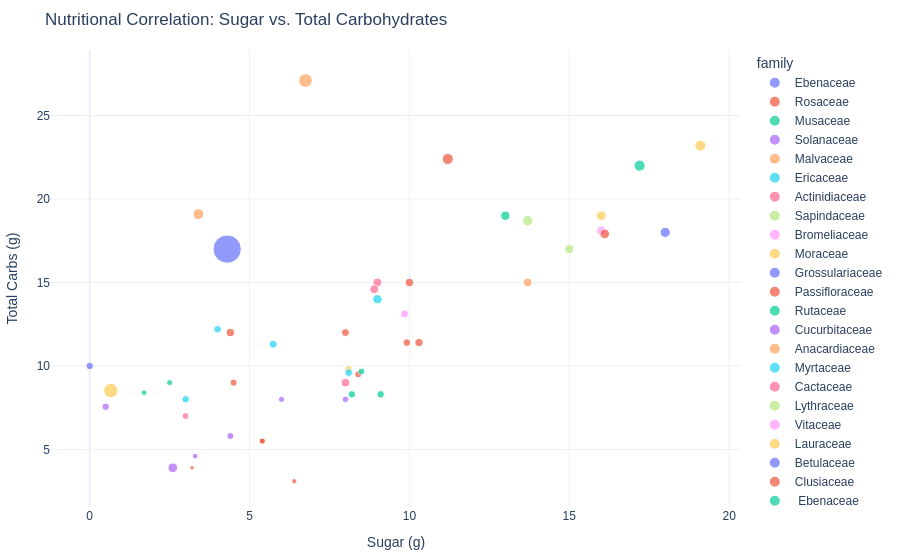

Notebook code for this chart:
### Code cell


### Figure 1 — Plotly figure (JSON) as saved in the notebook; plotly's stock layout.template omitted (floating-point values rounded to 4 significant figures)
{"data": [{"hovertemplate": "<b>%{hovertext}</b><br><br>family=Ebenaceae<br>Sugar (g)=%{x}<br>Total Carbs (g)=%{y}<br>calories=%{marker.size}<extra></extra>", "hovertext": ["Persimmon"], "legendgroup": "Ebenaceae", "marker": {"color": "#636efa", "size": [81], "sizemode": "area", "sizeref": 1.57, "symbol": "circle"}, "mode": "markers", "name": "Ebenaceae", "orientation": "v", "showlegend": true, "type": "scatter", "x": [18], "xaxis": "x", "y": [18], "yaxis": "y"}, {"hovertemplate": "<b>%{hovertext}</b><br><br>family=Rosaceae<br>Sugar (g)=%{x}<br>Total Carbs (g)=%{y}<br>calories=%{marker.size}<extra></extra>", "hovertext": ["Strawberry", "Pear", "Blackberry", "Plum", "GreenApple", "Raspberry", "Blueberry", "Apple", "Apricot", "Cherry", "Peach"], "legendgroup": "Rosaceae", "marker": {"color": "#EF553B", "size": [29, 57, 40, 46, 21, 53, 29, 52, 15, 50, 39], "sizemode": "area", "sizeref": 1.57, "symbol": "circle"}, "mode": "markers", "name": "Rosaceae", "orientation": "v", "showlegend": true, "type": "scatter", "x": [5.4, 10, 4.5, 9.92, 6.4, 4.4, 5.4, 10.3, 3.2, 8, 8.4], "xaxis": "x", "y": [5.5, 15, 9, 11.4, 3.1, 12, 5.5, 11.4, 3.9, 12, 9.5], "yaxis": "y"}, {"hovertemplate": "<b>%{hovertext}</b><br><br>family=Musaceae<br>Sugar (g)=%{x}<br>Total Carbs (g)=%{y}<br>calories=%{marker.size}<extra></extra>", "hovertext": ["Banana"], "legendgroup": "Musaceae", "marker": {"color": "#00cc96", "size": [96], "sizemode": "area", "sizeref": 1.57, "symbol": "circle"}, "mode": "markers", "name": "Musaceae", "orientation": "v", "showlegend": true, "type": "scatter", "x": [17.2], "xaxis": "x", "y": [22], "yaxis": "y"}, {"hovertemplate": "<b>%{hovertext}</b><br><br>family=Solanaceae<br>Sugar (g)=%{x}<br>Total Carbs (g)=%{y}<br>calories=%{marker.size}<extra></extra>", "hovertext": ["Tomato"], "legendgroup": "Solanaceae", "marker": {"color": "#ab63fa", "size": [74], "sizemode": "area", "sizeref": 1.57, "symbol": "circle"}, "mode": "markers", "name": "Solanaceae", "orientation": "v", "showlegend": true, "type": "scatter", "x": [2.6], "xaxis": "x", "y": [3.9], "yaxis": "y"}, {"hovertemplate": "<b>%{hovertext}</b><br><br>family=Malvaceae<br>Sugar (g)=%{x}<br>Total Carbs (g)=%{y}<br>calories=%{marker.size}<extra></extra>", "hovertext": ["Durian"], "legendgroup": "Malvaceae", "marker": {"color": "#FFA15A", "size": [147], "sizemode": "area", "sizeref": 1.57, "symbol": "circle"}, "mode": "markers", "name": "Malvaceae", "orientation": "v", "showlegend": true, "type": "scatter", "x": [6.75], "xaxis": "x", "y": [27.1], "yaxis": "y"}, {"hovertemplate": "<b>%{hovertext}</b><br><br>family=Ericaceae<br>Sugar (g)=%{x}<br>Total Carbs (g)=%{y}<br>calories=%{marker.size}<extra></extra>", "hovertext": ["Lingonberry", "Cranberry"], "legendgroup": "Ericaceae", "marker": {"color": "#19d3f3", "size": [50, 46], "sizemode": "area", "sizeref": 1.57, "symbol": "circle"}, "mode": "markers", "name": "Ericaceae", "orientation": "v", "showlegend": true, "type": "scatter", "x": [5.74, 4], "xaxis": "x", "y": [11.3, 12.2], "yaxis": "y"}, {"hovertemplate": "<b>%{hovertext}</b><br><br>family=Actinidiaceae<br>Sugar (g)=%{x}<br>Total Carbs (g)=%{y}<br>calories=%{marker.size}<extra></extra>", "hovertext": ["Kiwi", "Kiwifruit"], "legendgroup": "Actinidiaceae", "marker": {"color": "#FF6692", "size": [61, 61], "sizemode": "area", "sizeref": 1.57, "symbol": "circle"}, "mode": "markers", "name": "Actinidiaceae", "orientation": "v", "showlegend": true, "type": "scatter", "x": [9, 8.9], "xaxis": "x", "y": [15, 14.6], "yaxis": "y"}, {"hovertemplate": "<b>%{hovertext}</b><br><br>family=Sapindaceae<br>Sugar (g)=%{x}<br>Total Carbs (g)=%{y}<br>calories=%{marker.size}<extra></extra>", "hovertext": ["Lychee"], "legendgroup": "Sapindaceae", "marker": {"color": "#B6E880", "size": [66], "sizemode": "area", "sizeref": 1.57, "symbol": "circle"}, "mode": "markers", "name": "Sapindaceae", "orientation": "v", "showlegend": true, "type": "scatter", "x": [15], "xaxis": "x", "y": [17], "yaxis": "y"}, {"hovertemplate": "<b>%{hovertext}</b><br><br>family=Bromeliaceae<br>Sugar (g)=%{x}<br>Total Carbs (g)=%{y}<br>calories=%{marker.size}<extra></extra>", "hovertext": ["Pineapple"], "legendgroup": "Bromeliaceae", "marker": {"color": "#FF97FF", "size": [50], "sizemode": "area", "sizeref": 1.57, "symbol": "circle"}, "mode": "markers", "name": "Bromeliaceae", "orientation": "v", "showlegend": true, "type": "scatter", "x": [9.85], "xaxis": "x", "y": [13.12], "yaxis": "y"}, {"hovertemplate": "<b>%{hovertext}</b><br><br>family=Moraceae<br>Sugar (g)=%{x}<br>Total Carbs (g)=%{y}<br>calories=%{marker.size}<extra></extra>", "hovertext": ["Fig", "Morus", "Jackfruit"], "legendgroup": "Moraceae", "marker": {"color": "#FECB52", "size": [74, 43, 95], "sizemode": "area", "sizeref": 1.57, "symbol": "circle"}, "mode": "markers", "name": "Moraceae", "orientation": "v", "showlegend": true, "type": "scatter", "x": [16, 8.1, 19.1], "xaxis": "x", "y": [19, 9.8, 23.2], "yaxis": "y"}, {"hovertemplate": "<b>%{hovertext}</b><br><br>family=Grossulariaceae<br>Sugar (g)=%{x}<br>Total Carbs (g)=%{y}<br>calories=%{marker.size}<extra></extra>", "hovertext": ["Gooseberry"], "legendgroup": "Grossulariaceae", "marker": {"color": "#636efa", "size": [44], "sizemode": "area", "sizeref": 1.57, "symbol": "circle"}, "mode": "markers", "name": "Grossulariaceae", "orientation": "v", "showlegend": true, "type": "scatter", "x": [0], "xaxis": "x", "y": [10], "yaxis": "y"}, {"hovertemplate": "<b>%{hovertext}</b><br><br>family=Passifloraceae<br>Sugar (g)=%{x}<br>Total Carbs (g)=%{y}<br>calories=%{marker.size}<extra></extra>", "hovertext": ["Passionfruit"], "legendgroup": "Passifloraceae", "marker": {"color": "#EF553B", "size": [97], "sizemode": "area", "sizeref": 1.57, "symbol": "circle"}, "mode": "markers", "name": "Passifloraceae", "orientation": "v", "showlegend": true, "type": "scatter", "x": [11.2], "xaxis": "x", "y": [22.4], "yaxis": "y"}, {"hovertemplate": "<b>%{hovertext}</b><br><br>family=Rutaceae<br>Sugar (g)=%{x}<br>Total Carbs (g)=%{y}<br>calories=%{marker.size}<extra></extra>", "hovertext": ["Orange", "Lemon", "Tangerine", "Lime", "Pomelo"], "legendgroup": "Rutaceae", "marker": {"color": "#00cc96", "size": [43, 29, 45, 25, 37], "sizemode": "area", "sizeref": 1.57, "symbol": "circle"}, "mode": "markers", "name": "Rutaceae", "orientation": "v", "showlegend": true, "type": "scatter", "x": [8.2, 2.5, 9.1, 1.7, 8.5], "xaxis": "x", "y": [8.3, 9, 8.3, 8.4, 9.67], "yaxis": "y"}, {"hovertemplate": "<b>%{hovertext}</b><br><br>family=Cucurbitaceae<br>Sugar (g)=%{x}<br>Total Carbs (g)=%{y}<br>calories=%{marker.size}<extra></extra>", "hovertext": ["Watermelon", "Melon", "Horned Melon", "Pumpkin"], "legendgroup": "Cucurbitaceae", "marker": {"color": "#ab63fa", "size": [30, 34, 44, 25], "sizemode": "area", "sizeref": 1.57, "symbol": "circle"}, "mode": "markers", "name": "Cucurbitaceae", "orientation": "v", "showlegend": true, "type": "scatter", "x": [6, 8, 0.5, 3.3], "xaxis": "x", "y": [8, 8, 7.56, 4.6], "yaxis": "y"}, {"hovertemplate": "<b>%{hovertext}</b><br><br>family=Anacardiaceae<br>Sugar (g)=%{x}<br>Total Carbs (g)=%{y}<br>calories=%{marker.size}<extra></extra>", "hovertext": ["Mango"], "legendgroup": "Anacardiaceae", "marker": {"color": "#FFA15A", "size": [60], "sizemode": "area", "sizeref": 1.57, "symbol": "circle"}, "mode": "markers", "name": "Anacardiaceae", "orientation": "v", "showlegend": true, "type": "scatter", "x": [13.7], "xaxis": "x", "y": [15], "yaxis": "y"}, {"hovertemplate": "<b>%{hovertext}</b><br><br>family=Myrtaceae<br>Sugar (g)=%{x}<br>Total Carbs (g)=%{y}<br>calories=%{marker.size}<extra></extra>", "hovertext": ["Guava", "Feijoa"], "legendgroup": "Myrtaceae", "marker": {"color": "#19d3f3", "size": [68, 44], "sizemode": "area", "sizeref": 1.57, "symbol": "circle"}, "mode": "markers", "name": "Myrtaceae", "orientation": "v", "showlegend": true, "type": "scatter", "x": [9, 3], "xaxis": "x", "y": [14, 8], "yaxis": "y"}, {"hovertemplate": "<b>%{hovertext}</b><br><br>family=Cactaceae<br>Sugar (g)=%{x}<br>Total Carbs (g)=%{y}<br>calories=%{marker.size}<extra></extra>", "hovertext": ["Pitahaya", "Dragonfruit"], "legendgroup": "Cactaceae", "marker": {"color": "#FF6692", "size": [36, 60], "sizemode": "area", "sizeref": 1.57, "symbol": "circle"}, "mode": "markers", "name": "Cactaceae", "orientation": "v", "showlegend": true, "type": "scatter", "x": [3, 8], "xaxis": "x", "y": [7, 9], "yaxis": "y"}, {"hovertemplate": "<b>%{hovertext}</b><br><br>family=Lythraceae<br>Sugar (g)=%{x}<br>Total Carbs (g)=%{y}<br>calories=%{marker.size}<extra></extra>", "hovertext": ["Pomegranate"], "legendgroup": "Lythraceae", "marker": {"color": "#B6E880", "size": [83], "sizemode": "area", "sizeref": 1.57, "symbol": "circle"}, "mode": "markers", "name": "Lythraceae", "orientation": "v", "showlegend": true, "type": "scatter", "x": [13.7], "xaxis": "x", "y": [18.7], "yaxis": "y"}, {"hovertemplate": "<b>%{hovertext}</b><br><br>family=Vitaceae<br>Sugar (g)=%{x}<br>Total Carbs (g)=%{y}<br>calories=%{marker.size}<extra></extra>", "hovertext": ["Grape"], "legendgroup": "Vitaceae", "marker": {"color": "#FF97FF", "size": [69], "sizemode": "area", "sizeref": 1.57, "symbol": "circle"}, "mode": "markers", "name": "Vitaceae", "orientation": "v", "showlegend": true, "type": "scatter", "x": [16], "xaxis": "x", "y": [18.1], "yaxis": "y"}, {"hovertemplate": "<b>%{hovertext}</b><br><br>family=Lauraceae<br>Sugar (g)=%{x}<br>Total Carbs (g)=%{y}<br>calories=%{marker.size}<extra></extra>", "hovertext": ["Avocado"], "legendgroup": "Lauraceae", "marker": {"color": "#FECB52", "size": [160], "sizemode": "area", "sizeref": 1.57, "symbol": "circle"}, "mode": "markers", "name": "Lauraceae", "orientation": "v", "showlegend": true, "type": "scatter", "x": [0.66], "xaxis": "x", "y": [8.53], "yaxis": "y"}, {"hovertemplate": "<b>%{hovertext}</b><br><br>family=Betulaceae<br>Sugar (g)=%{x}<br>Total Carbs (g)=%{y}<br>calories=%{marker.size}<extra></extra>", "hovertext": ["Hazelnut"], "legendgroup": "Betulaceae", "marker": {"color": "#636efa", "size": [628], "sizemode": "area", "sizeref": 1.57, "symbol": "circle"}, "mode": "markers", "name": "Betulaceae", "orientation": "v", "showlegend": true, "type": "scatter", "x": [4.3], "xaxis": "x", "y": [17], "yaxis": "y"}, {"hovertemplate": "<b>%{hovertext}</b><br><br>family=Clusiaceae<br>Sugar (g)=%{x}<br>Total Carbs (g)=%{y}<br>calories=%{marker.size}<extra></extra>", "hovertext": ["Mangosteen"], "legendgroup": "Clusiaceae", "marker": {"color": "#EF553B", "size": [73], "sizemode": "area", "sizeref": 1.57, "symbol": "circle"}, "mode": "markers", "name": "Clusiaceae", "orientation": "v", "showlegend": true, "type": "scatter", "x": [16.11], "xaxis": "x", "y": [17.91], "yaxis": "y"}, {"hovertemplate": "<b>%{hovertext}</b><br><br>family= Ebenaceae<br>Sugar (g)=%{x}<br>Total Carbs (g)=%{y}<br>calories=%{marker.size}<extra></extra>", "hovertext": ["Japanese Persimmon"], "legendgroup": " Ebenaceae", "marker": {"color": "#00cc96", "size": [70], "sizemode": "area", "sizeref": 1.57, "symbol": "circle"}, "mode": "markers", "name": " Ebenaceae", "orientation": "v", "showlegend": true, "type": "scatter", "x": [13], "xaxis": "x", "y": [19], "yaxis": "y"}, {"hovertemplate": "<b>%{hovertext}</b><br><br>family=Caricaceae<br>Sugar (g)=%{x}<br>Total Carbs (g)=%{y}<br>calories=%{marker.size}<extra></extra>", "hovertext": ["Papaya"], "legendgroup": "Caricaceae", "marker": {"color": "#ab63fa", "size": [39], "sizemode": "area", "sizeref": 1.57, "symbol": "circle"}, "mode": "markers", "name": "Caricaceae", "orientation": "v", "showlegend": true, "type": "scatter", "x": [4.4], "xaxis": "x", "y": [5.8], "yaxis": "y"}, {"hovertemplate": "<b>%{hovertext}</b><br><br>family=Annonaceae<br>Sugar (g)=%{x}<br>Total Carbs (g)=%{y}<br>calories=%{marker.size}<extra></extra>", "hovertext": ["Annona"], "legendgroup": "Annonaceae", "marker": {"color": "#FFA15A", "size": [92], "sizemode": "area", "sizeref": 1.57, "symbol": "circle"}, "mode": "markers", "name": "Annonaceae", "orientation": "v", "showlegend": true, "type": "scatter", "x": [3.4], "xaxis": "x", "y": [19.1], "yaxis": "y"}, {"hovertemplate": "<b>%{hovertext}</b><br><br>family=Salicaceae<br>Sugar (g)=%{x}<br>Total Carbs (g)=%{y}<br>calories=%{marker.size}<extra></extra>", "hovertext": ["Ceylon Gooseberry"], "legendgroup": "Salicaceae", "marker": {"color": "#19d3f3", "size": [47], "sizemode": "area", "sizeref": 1.57, "symbol": "circle"}, "mode": "markers", "name": "Salicaceae", "orientation": "v", "showlegend": true, "type": "scatter", "x": [8.1], "xaxis": "x", "y": [9.6], "yaxis": "y"}], "layout": {"font": {"family": "Arial", "size": 12}, "legend": {"itemsizing": "constant", "title": {"text": "family"}, "tracegroupgap": 0}, "margin": {"b": 25, "l": 25, "r": 25, "t": 50}, "title": {"text": "Nutritional Correlation: Sugar vs. Total Carbohydrates"}, "xaxis": {"anchor": "y", "domain": [0, 1], "title": {"text": "Sugar (g)"}}, "yaxis": {"anchor": "x", "domain": [0, 1], "title": {"text": "Total Carbs (g)"}}}}
